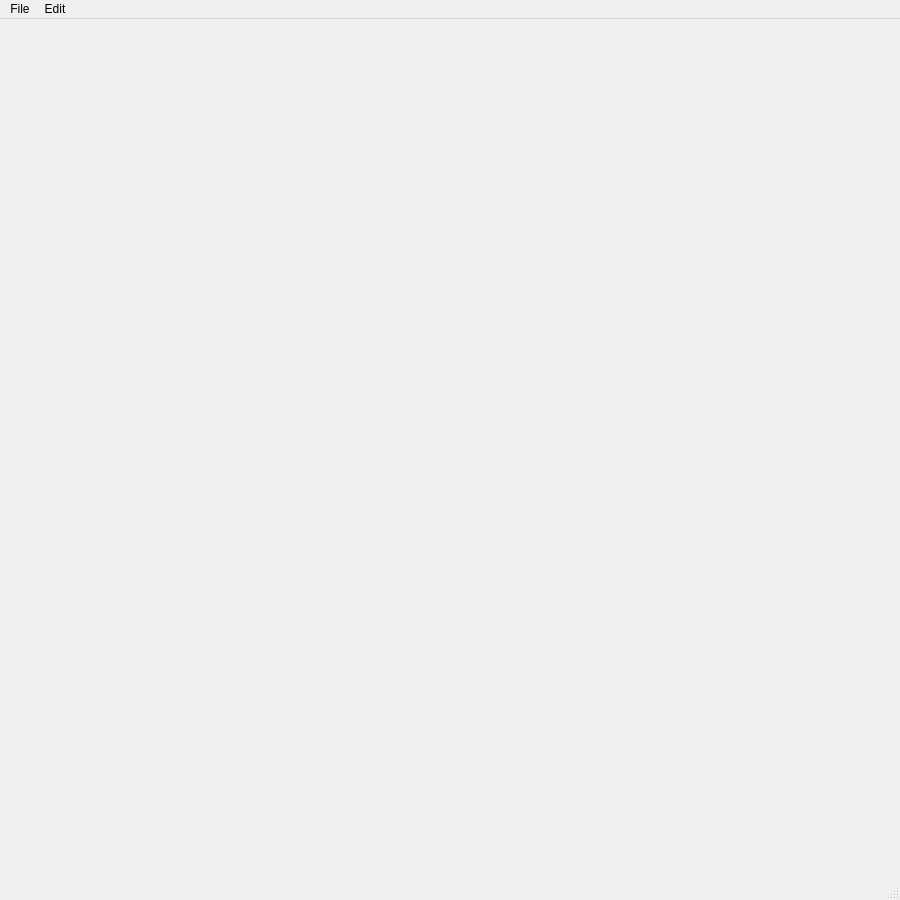
<?xml version="1.0" encoding="UTF-8"?>
<ui version="4.0">
 <class>MainWindow</class>
 <widget class="QMainWindow" name="MainWindow">
  <property name="geometry">
   <rect>
    <x>0</x>
    <y>0</y>
    <width>900</width>
    <height>900</height>
   </rect>
  </property>
  <property name="minimumSize">
   <size>
    <width>900</width>
    <height>900</height>
   </size>
  </property>
  <property name="windowTitle">
   <string>Interactive Graph Cut Segmentation</string>
  </property>
  <widget class="QWidget" name="centralwidget">
   <layout class="QHBoxLayout" name="horizontalLayout"/>
  </widget>
  <widget class="QMenuBar" name="menubar">
   <property name="geometry">
    <rect>
     <x>0</x>
     <y>0</y>
     <width>900</width>
     <height>25</height>
    </rect>
   </property>
   <widget class="QMenu" name="menuFile">
    <property name="title">
     <string>File</string>
    </property>
    <addaction name="actionOpen_Color_Image"/>
    <addaction name="actionOpen_Grayscale_Image"/>
    <addaction name="actionSave_Result"/>
   </widget>
   <widget class="QMenu" name="menuEdit">
    <property name="title">
     <string>Edit</string>
    </property>
    <addaction name="actionFlip_Image"/>
   </widget>
   <addaction name="menuFile"/>
   <addaction name="menuEdit"/>
  </widget>
  <widget class="QStatusBar" name="statusbar"/>
  <action name="actionOpen_Color_Image">
   <property name="text">
    <string>Open As Color Image</string>
   </property>
  </action>
  <action name="actionOpen_Grayscale_Image">
   <property name="text">
    <string>Open As Grayscale Image</string>
   </property>
  </action>
  <action name="actionOpen_RGBDI_Image">
   <property name="text">
    <string>Open As RGBDI Image</string>
   </property>
  </action>
  <action name="actionSave_Result">
   <property name="text">
    <string>Save Result</string>
   </property>
  </action>
  <action name="actionFlip_Image">
   <property name="text">
    <string>Flip Image</string>
   </property>
  </action>
 </widget>
 <resources/>
 <connections/>
</ui>
